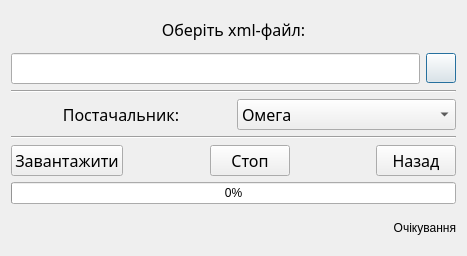
<?xml version="1.0" encoding="UTF-8"?>
<ui version="4.0">
 <class>Load_supplier_pricelist</class>
 <widget class="QDialog" name="Load_supplier_pricelist">
  <property name="geometry">
   <rect>
    <x>0</x>
    <y>0</y>
    <width>467</width>
    <height>256</height>
   </rect>
  </property>
  <property name="windowTitle">
   <string>Завантажити прайслист</string>
  </property>
  <layout class="QVBoxLayout" name="verticalLayout">
   <item>
    <widget class="QLabel" name="label">
     <property name="font">
      <font>
       <family>Alef</family>
       <pointsize>12</pointsize>
      </font>
     </property>
     <property name="text">
      <string>Оберіть xml-файл:</string>
     </property>
     <property name="alignment">
      <set>Qt::AlignCenter</set>
     </property>
    </widget>
   </item>
   <item>
    <layout class="QHBoxLayout" name="horizontalLayout_2">
     <item>
      <widget class="QLineEdit" name="line_path">
       <property name="font">
        <font>
         <family>Alef</family>
         <pointsize>12</pointsize>
        </font>
       </property>
       <property name="text">
        <string/>
       </property>
      </widget>
     </item>
     <item>
      <widget class="QPushButton" name="btn_explorer">
       <property name="minimumSize">
        <size>
         <width>30</width>
         <height>30</height>
        </size>
       </property>
       <property name="maximumSize">
        <size>
         <width>30</width>
         <height>30</height>
        </size>
       </property>
       <property name="text">
        <string/>
       </property>
       <property name="icon">
        <iconset>
         <normaloff>:/icons/icons/open_file.png</normaloff>:/icons/icons/open_file.png</iconset>
       </property>
      </widget>
     </item>
    </layout>
   </item>
   <item>
    <widget class="Line" name="line_2">
     <property name="orientation">
      <enum>Qt::Horizontal</enum>
     </property>
    </widget>
   </item>
   <item>
    <layout class="QHBoxLayout" name="horizontalLayout_3">
     <item>
      <widget class="QLabel" name="label_2">
       <property name="font">
        <font>
         <family>Alef</family>
         <pointsize>12</pointsize>
        </font>
       </property>
       <property name="text">
        <string>Постачальник:</string>
       </property>
       <property name="alignment">
        <set>Qt::AlignCenter</set>
       </property>
      </widget>
     </item>
     <item>
      <widget class="QComboBox" name="comboBox">
       <property name="font">
        <font>
         <family>Alef</family>
         <pointsize>12</pointsize>
        </font>
       </property>
       <item>
        <property name="text">
         <string>Омега</string>
        </property>
       </item>
       <item>
        <property name="text">
         <string>Інтеркарс</string>
        </property>
       </item>
      </widget>
     </item>
    </layout>
   </item>
   <item>
    <widget class="Line" name="line">
     <property name="orientation">
      <enum>Qt::Horizontal</enum>
     </property>
    </widget>
   </item>
   <item>
    <layout class="QHBoxLayout" name="horizontalLayout">
     <item>
      <widget class="QPushButton" name="btn_load">
       <property name="font">
        <font>
         <family>Alef</family>
         <pointsize>12</pointsize>
        </font>
       </property>
       <property name="cursor">
        <cursorShape>PointingHandCursor</cursorShape>
       </property>
       <property name="text">
        <string>Завантажити</string>
       </property>
      </widget>
     </item>
     <item>
      <spacer name="horizontalSpacer">
       <property name="orientation">
        <enum>Qt::Horizontal</enum>
       </property>
       <property name="sizeHint" stdset="0">
        <size>
         <width>40</width>
         <height>20</height>
        </size>
       </property>
      </spacer>
     </item>
     <item>
      <widget class="QPushButton" name="btn_stop">
       <property name="font">
        <font>
         <family>Alef</family>
         <pointsize>12</pointsize>
        </font>
       </property>
       <property name="cursor">
        <cursorShape>PointingHandCursor</cursorShape>
       </property>
       <property name="text">
        <string>Стоп</string>
       </property>
      </widget>
     </item>
     <item>
      <spacer name="horizontalSpacer_2">
       <property name="orientation">
        <enum>Qt::Horizontal</enum>
       </property>
       <property name="sizeHint" stdset="0">
        <size>
         <width>40</width>
         <height>20</height>
        </size>
       </property>
      </spacer>
     </item>
     <item>
      <widget class="QPushButton" name="btn_cancel">
       <property name="font">
        <font>
         <family>Alef</family>
         <pointsize>12</pointsize>
        </font>
       </property>
       <property name="cursor">
        <cursorShape>PointingHandCursor</cursorShape>
       </property>
       <property name="text">
        <string>Назад</string>
       </property>
      </widget>
     </item>
    </layout>
   </item>
   <item>
    <widget class="QProgressBar" name="progressBar">
     <property name="enabled">
      <bool>true</bool>
     </property>
     <property name="autoFillBackground">
      <bool>false</bool>
     </property>
     <property name="styleSheet">
      <string notr="true"/>
     </property>
     <property name="value">
      <number>0</number>
     </property>
     <property name="textVisible">
      <bool>true</bool>
     </property>
     <property name="textDirection">
      <enum>QProgressBar::TopToBottom</enum>
     </property>
     <property name="format">
      <string>%p%</string>
     </property>
    </widget>
   </item>
   <item>
    <widget class="QLabel" name="label_status">
     <property name="text">
      <string>Очікування</string>
     </property>
     <property name="alignment">
      <set>Qt::AlignRight|Qt::AlignTrailing|Qt::AlignVCenter</set>
     </property>
    </widget>
   </item>
  </layout>
 </widget>
 <resources/>
 <connections>
  <connection>
   <sender>btn_cancel</sender>
   <signal>clicked()</signal>
   <receiver>Load_supplier_pricelist</receiver>
   <slot>reject()</slot>
   <hints>
    <hint type="sourcelabel">
     <x>423</x>
     <y>182</y>
    </hint>
    <hint type="destinationlabel">
     <x>291</x>
     <y>163</y>
    </hint>
   </hints>
  </connection>
 </connections>
</ui>
